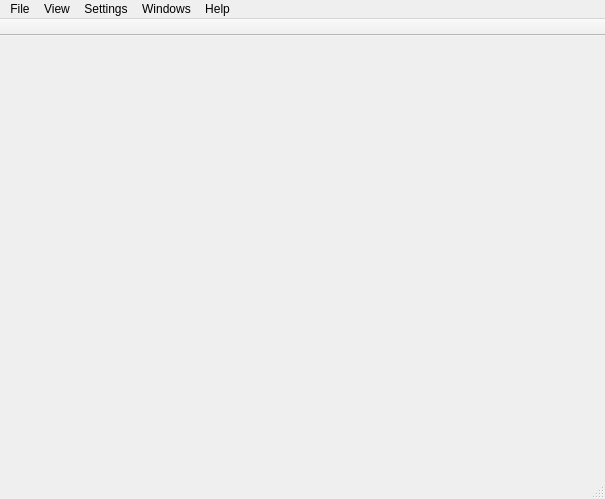
<ui version="4.0" >
 <class>SymSolon</class>
 <widget class="QMainWindow" name="SymSolon" >
  <property name="geometry" >
   <rect>
    <x>0</x>
    <y>0</y>
    <width>605</width>
    <height>499</height>
   </rect>
  </property>
  <property name="windowTitle" >
   <string>SymSolon</string>
  </property>
  <property name="windowIcon" >
   <iconset/>
  </property>
  <widget class="QWidget" name="centralwidget" />
  <widget class="QMenuBar" name="menubar" >
   <property name="geometry" >
    <rect>
     <x>0</x>
     <y>0</y>
     <width>605</width>
     <height>25</height>
    </rect>
   </property>
   <widget class="QMenu" name="menuFile" >
    <property name="title" >
     <string>File</string>
    </property>
    <addaction name="actionNew" />
    <addaction name="actionOpen" />
    <addaction name="actionModify" />
    <addaction name="actionSave" />
    <addaction name="actionClose" />
    <addaction name="separator" />
    <addaction name="actionPrint" />
    <addaction name="separator" />
    <addaction name="actionQuit" />
   </widget>
   <widget class="QMenu" name="menuView" >
    <property name="title" >
     <string>View</string>
    </property>
    <addaction name="actionClassic_Scope" />
    <addaction name="actionSymbolon_Table" />
    <addaction name="separator" />
    <addaction name="actionTransits" />
    <addaction name="actionLife_Cyrcle" />
    <addaction name="actionSynastry" />
    <addaction name="separator" />
    <addaction name="actionBirth_date_refine" />
   </widget>
   <widget class="QMenu" name="menuSettings" >
    <property name="title" >
     <string>Settings</string>
    </property>
    <addaction name="actionPreferences" />
   </widget>
   <widget class="QMenu" name="menuWindow" >
    <property name="title" >
     <string>Windows</string>
    </property>
    <addaction name="separator" />
   </widget>
   <widget class="QMenu" name="menuHelp" >
    <property name="title" >
     <string>Help</string>
    </property>
    <addaction name="actionAbout_SymSolon" />
    <addaction name="actionAbout_Symbolon" />
   </widget>
   <addaction name="menuFile" />
   <addaction name="menuView" />
   <addaction name="menuSettings" />
   <addaction name="menuWindow" />
   <addaction name="menuHelp" />
  </widget>
  <widget class="QStatusBar" name="statusbar" />
  <widget class="QToolBar" name="toolBar" >
   <property name="movable" >
    <bool>false</bool>
   </property>
   <property name="orientation" >
    <enum>Qt::Horizontal</enum>
   </property>
   <attribute name="toolBarArea" >
    <enum>TopToolBarArea</enum>
   </attribute>
   <attribute name="toolBarBreak" >
    <bool>false</bool>
   </attribute>
  </widget>
  <action name="actionOpen" >
   <property name="text" >
    <string>Open</string>
   </property>
  </action>
  <action name="actionClose" >
   <property name="text" >
    <string>Close</string>
   </property>
  </action>
  <action name="actionQuit" >
   <property name="text" >
    <string>Quit</string>
   </property>
  </action>
  <action name="actionConfigure" >
   <property name="text" >
    <string>Preferences</string>
   </property>
  </action>
  <action name="actionPreferences" >
   <property name="text" >
    <string>Preferences</string>
   </property>
  </action>
  <action name="actionNew" >
   <property name="text" >
    <string>New</string>
   </property>
  </action>
  <action name="actionAbout_SymSolon" >
   <property name="text" >
    <string>About SymSolon</string>
   </property>
  </action>
  <action name="actionAbout_Symbolon" >
   <property name="text" >
    <string>About Symbolon</string>
   </property>
  </action>
  <action name="actionCopy" >
   <property name="text" >
    <string>Copy</string>
   </property>
  </action>
  <action name="actionCut" >
   <property name="text" >
    <string>Cut</string>
   </property>
  </action>
  <action name="actionPaste" >
   <property name="text" >
    <string>Paste</string>
   </property>
  </action>
  <action name="actionTile" >
   <property name="text" >
    <string>Tile</string>
   </property>
  </action>
  <action name="actionCascade" >
   <property name="text" >
    <string>Cascade</string>
   </property>
  </action>
  <action name="actionClassic_Circle" >
   <property name="text" >
    <string>Classic Scope</string>
   </property>
  </action>
  <action name="actionSymbolon_Table" >
   <property name="text" >
    <string>Symbolon Table</string>
   </property>
  </action>
  <action name="actionClassic_Rectangle" >
   <property name="text" >
    <string>Classic Rectangle</string>
   </property>
  </action>
  <action name="actionClassic_Boxes" >
   <property name="text" >
    <string>Classic Boxes</string>
   </property>
  </action>
  <action name="actionClassic_Scope" >
   <property name="text" >
    <string>Classic Scope</string>
   </property>
  </action>
  <action name="actionModify" >
   <property name="text" >
    <string>Modify</string>
   </property>
  </action>
  <action name="actionSave" >
   <property name="text" >
    <string>Save</string>
   </property>
  </action>
  <action name="actionExport" >
   <property name="enabled" >
    <bool>false</bool>
   </property>
   <property name="text" >
    <string>Export</string>
   </property>
   <property name="visible" >
    <bool>true</bool>
   </property>
  </action>
  <action name="actionTransits" >
   <property name="text" >
    <string>Transits</string>
   </property>
  </action>
  <action name="actionLife_Cyrcle" >
   <property name="text" >
    <string>Life Cyrcle</string>
   </property>
  </action>
  <action name="actionSynastry" >
   <property name="text" >
    <string>Synastry</string>
   </property>
  </action>
  <action name="actionBirth_date_refine" >
   <property name="enabled" >
    <bool>false</bool>
   </property>
   <property name="text" >
    <string>Birth date refiner</string>
   </property>
  </action>
  <action name="actionPrint" >
   <property name="text" >
    <string>Print</string>
   </property>
  </action>
 </widget>
 <resources/>
 <connections/>
</ui>
